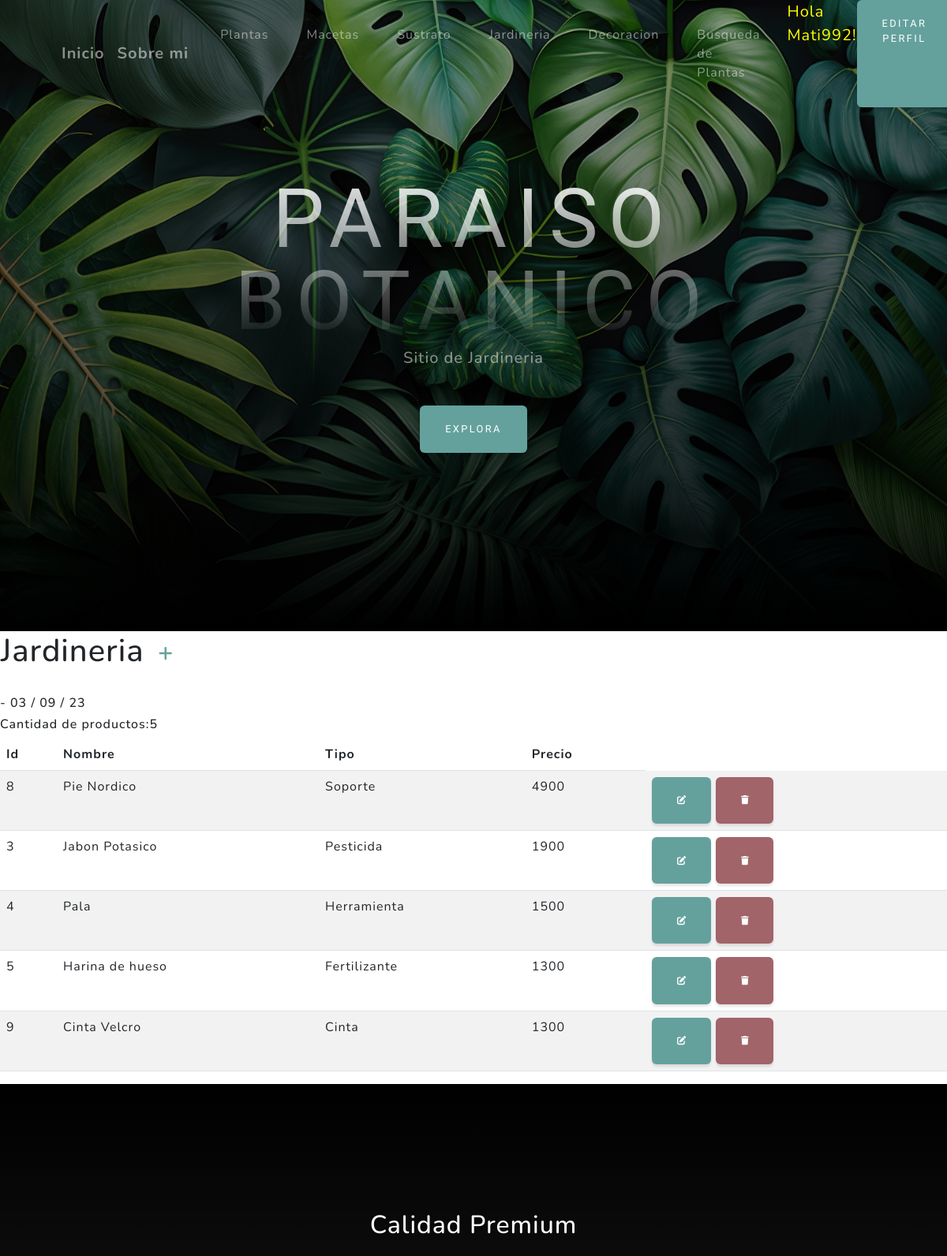
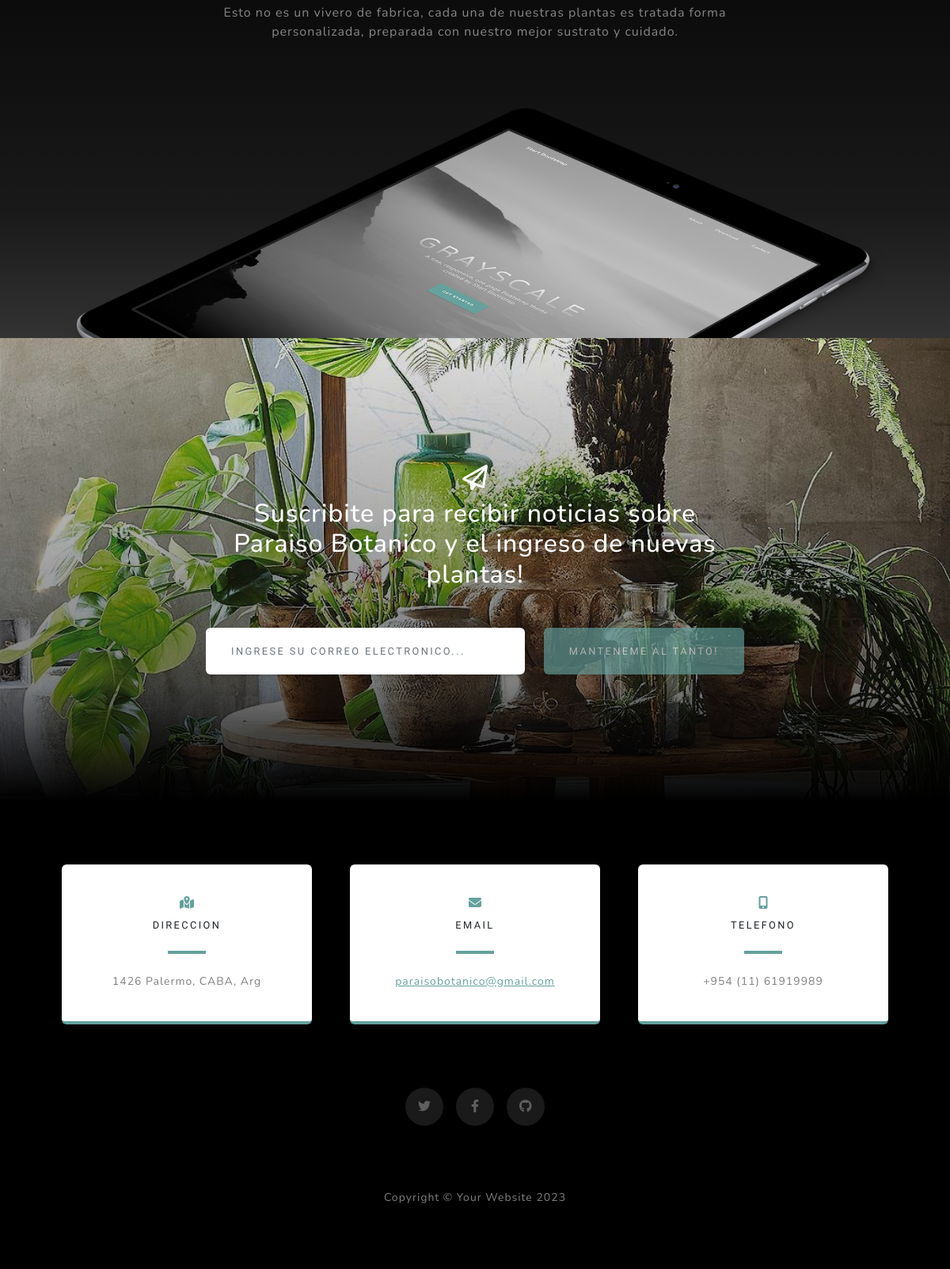
The page /gardering/ (signed in) on the database its author committed (2 pictures, top to bottom).
### aplicacion/models.py (models this page shows, shortened)
class Jardineria(models.Model):
    nombre = models.CharField(max_length=50, blank=False)
    tipo = models.CharField(max_length=50, blank=False)
    precio = models.IntegerField()
    class Meta:
        verbose_name = "Jardineria"
        verbose_name_plural = "Jardineria"
        ordering = ['-tipo']

### aplicacion/views.py (the view)
# urls.py: path('gardering/', JardineriaList.as_view(), name="garten"),
class JardineriaList (LoginRequiredMixin, ListView):
    model = Jardineria

### aplicacion/templates/aplicacion/jardineria_list.html
{% extends 'aplicacion/base.html' %}
{% load  %}
{% block titulo %}
Sitio de Jardineria
{% endblock titulo %}
{% block contenido %}
<table>
    <tr>
        <td width="200"><h1>Jardineria</h1></td>
        <td>
            <a
            href="{% url 'create_garten' %}"
            class= "btn-primary btn-sm"
            ><i class="fa fa-plus fa-lg" title="New Record"> </i>
            </a>
        </td>
    </tr>
</table>
<br>
 <table class="table table-striped">
        <thead>
        <tr>
            <th>Id</th>
            <th>Nombre</th>
            <th>Tipo</th>
            <th>Precio</th>
        </tr>
    </thead>
    <body>
        <h6>{{Titel|capfirst}} - {% now 'd / m / y' %}</h6>
        <h6>Cantidad de productos:{{jardineria_list|length}}</h6>
         {% for j in jardineria_list   %}
        <tr>
            <td>{{j.id}}</td>
            <td>{{j.nombre}}</td>
            <td>{{j.tipo}}</td>
            <td>{{j.precio}}</td>
        <td>
            <a
              href="{% url 'update_garten' j.id %}"
              class="btn btn-primary"
              style="--bs-btn-padding-y: .25rem; --bs-btn-padding-x: .5rem; --bs-btn-font-size: .75rem;"
            ><i class="fa fa-edit fa-sm" title="Edit Record"></i>     {% comment %}Edit es un lapicito {% endcomment %}
            </a>
            <a
              href=" {% url 'delete_garten' j.id %}"
              class="btn btn-danger"
              style="--bs-btn-padding-y: .25rem; --bs-btn-padding-x: .5rem; --bs-btn-font-size: .75rem;"
              ><i class="fa fa-trash fa-sm" title="Delete Record"></i> {% comment %}trash es una absura {% endcomment %}
            </a>
          </td>
        </tr>
    {% endfor %}
        </body>
    </table>
        {% endblock contenido %}

### aplicacion/templates/aplicacion/base.html (shortened to what this page needs)
<!DOCTYPE html>
<html lang="en">
    <head>
        {% load static %}
        <link href="{% static 'aplicacion/css/styles.css' %}"  rel="stylesheet" />
    </head>
    <body id="page-top">
        <nav class="navbar navbar-expand-lg navbar-light fixed-top" id="mainNav">
            <div class="container px-4 px-lg-5">
                <a class="navbar-brand" href="/">Inicio</a>
                <a class="navbar-brand" href="{% url 'uebermich' %}">Sobre mi</a>
                <div class="collapse navbar-collapse" id="navbarResponsive">
                    <ul class="navbar-nav ms-auto">
                        {% if user.is_authenticated %}
                        <li class="nav-item"><a class="nav-link" href="{% url 'pflanzen' %}">Plantas</a></li>
                        <li class="nav-item"><a class="nav-link" href="{% url 'blumentoepfe' %}">Macetas</a></li>
                        <li class="nav-item"><a class="nav-link" href="{% url 'substrat' %}">Sustrato</a></li>
                        <li class="nav-item"><a class="nav-link" href="{% url 'garten' %}">Jardineria</a></li>
                        <li class="nav-item"><a class="nav-link" href="{% url 'dekoration' %}">Decoracion</a></li>
                        <li class="nav-item"><a class="nav-link" href="{% url 'suchen_gattung' %}">Busqueda de Plantas</a></li>
                        <p style="color:yellow; font-size: 20px;margin-left: 10px;">Hola {{user.username}}!</p>
                        <a class="btn btn-primary" href="{% url 'editar_perfil' %}">Editar Perfil</a>
                    {% else %}
                        <a class="btn btn-success" href="{% url 'registro' %}">Registro</a>
                        <a class="btn btn-primary" href="{% url 'login' %}">Login</a>
                    {% endif %}
                    </ul>
                </div>
            </div>
        </nav>
        <header class="masthead">
            <div class="container px-4 px-lg-5 d-flex h-100 align-items-center justify-content-center">
                <div class="d-flex justify-content-center">
                    <div class="text-center">
                        <h1 class="mx-auto my-0 text-uppercase">Paraiso Botanico</h1>
                        <h2 class="text-white-50 mx-auto mt-2 mb-5">
                            {% block titulo %}
                            {% endblock titulo%}
                        </h2>
                        <a class="btn btn-primary" href="#about">Explora</a>
                    </div>
                </div>
            </div>
        </header>
        {% block contenido %}
        {% endblock contenido %}
        <section class="about-section text-center" id="about">
            <div class="container px-4 px-lg-5">
                <div class="row gx-4 gx-lg-5 justify-content-center">
                    <div class="col-lg-8">
                        <h2 class="text-white mb-4">Calidad Premium</h2>
                        <p class="text-white-50">
                            Esto no es un vivero de fabrica, cada una de nuestras plantas es tratada forma personalizada, preparada con nuestro mejor sustrato y cuidado.
                        </p>
                    </div>
                </div>
                <img class="img-fluid" src="assets/img/ipad.png" alt="..." />
            </div>
        </section>
        <section class="signup-section" id="signup">
            <div class="container px-4 px-lg-5">
                <div class="row gx-4 gx-lg-5">
                    <div class="col-md-10 col-lg-8 mx-auto text-center">
                        <i class="far fa-paper-plane fa-2x mb-2 text-white"></i>
                        <h2 class="text-white mb-5">Suscribite para recibir noticias sobre Paraiso Botanico y el ingreso de nuevas plantas!</h2>
                        <form class="form-signup" id="contactForm" data-sb-form-api-token="API_TOKEN">
                            <div class="row input-group-newsletter">
                                <div class="col"><input class="form-control" id="emailAddress" type="email" placeholder="Ingrese su correo electronico..." aria-label="Enter email address..." data-sb-validations="required,email" /></div>
                                <div class="col-auto"><button class="btn btn-primary disabled" id="submitButton" type="submit">manteneme al tanto!</button></div>
                            </div>
                        </form>
                    </div>
                </div>
            </div>
        </section>
        <section class="contact-section bg-black">
            <div class="container px-4 px-lg-5">
                <div class="row gx-4 gx-lg-5">
                    <div class="col-md-4 mb-3 mb-md-0">
                        <div class="card py-4 h-100">
                            <div class="card-body text-center">
                                <i class="fas fa-map-marked-alt text-primary mb-2"></i>
                                <h4 class="text-uppercase m-0">Direccion</h4>
                                <hr class="my-4 mx-auto" />
                                <div class="small text-black-50">1426 Palermo, CABA, Arg</div>
                            </div>
                        </div>
                    </div>
                    <div class="col-md-4 mb-3 mb-md-0">
                        <div class="card py-4 h-100">
                            <div class="card-body text-center">
                                <i class="fas fa-envelope text-primary mb-2"></i>
                                <h4 class="text-uppercase m-0">Email</h4>
                                <hr class="my-4 mx-auto" />
                                <div class="small text-black-50"><a href="#!">paraisobotanico@gmail.com</a></div>
                            </div>
                        </div>
                    </div>
                    <div class="col-md-4 mb-3 mb-md-0">
                        <div class="card py-4 h-100">
                            <div class="card-body text-center">
                                <i class="fas fa-mobile-alt text-primary mb-2"></i>
                                <h4 class="text-uppercase m-0">Telefono</h4>
                                <hr class="my-4 mx-auto" />
                                <div class="small text-black-50">+954 (11) 61919989</div>
                            </div>
                        </div>
                    </div>
                </div>
                <div class="social d-flex justify-content-center">
                    <a class="mx-2" href="https://twitter.com/Mattyy992"><i class="fab fa-twitter"></i></a>
                    <a class="mx-2" href="https://es-la.facebook.com/"><i class="fab fa-facebook-f"></i></a>
                    <a class="mx-2" href="https://github.com/Klemen992"><i class="fab fa-github"></i></a>
                </div>
            </div>
        </section>
        <footer class="footer bg-black small text-center text-white-50"><div class="container px-4 px-lg-5">Copyright &copy; Your Website 2023</div></footer>
    </body>
</html>

### rows shown on the page
Jardineria: id "8", nombre "Pie Nordico", tipo "Soporte", precio "4900"
Jardineria: id "3", nombre "Jabon Potasico", tipo "Pesticida", precio "1900"
Jardineria: id "4", nombre "Pala", tipo "Herramienta", precio "1500"
Jardineria: id "5", nombre "Harina de hueso", tipo "Fertilizante", precio "1300"
Jardineria: id "9", nombre "Cinta Velcro", tipo "Cinta", precio "1300"

### other values the page prints
{{ user.username }} "Mati992"
{{ jardineria_list|length }} "5"
